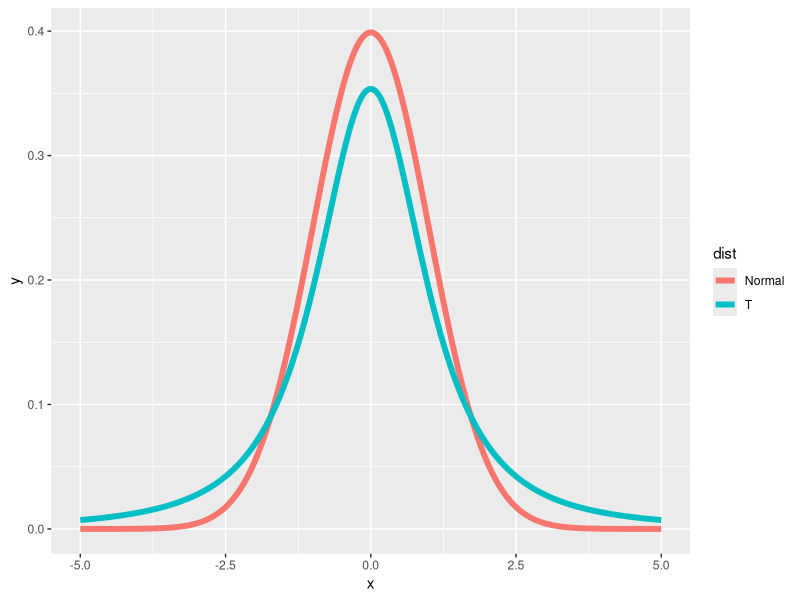
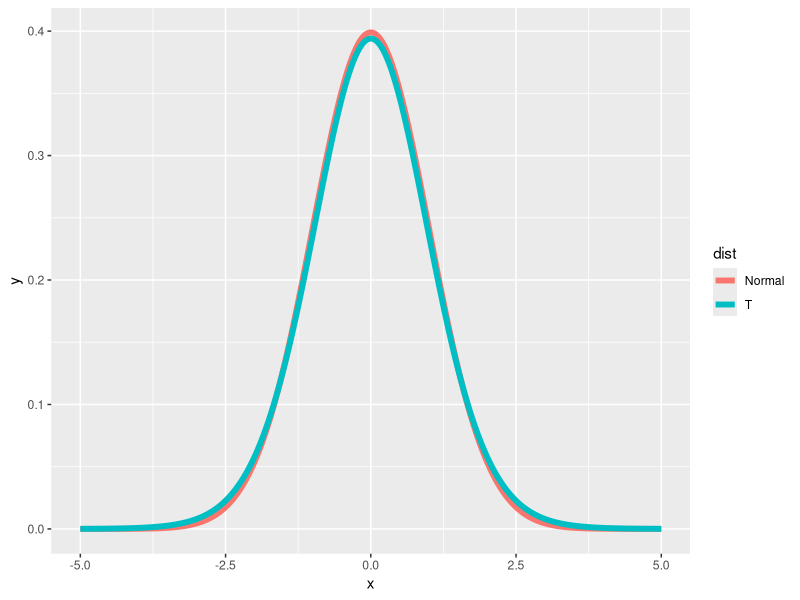
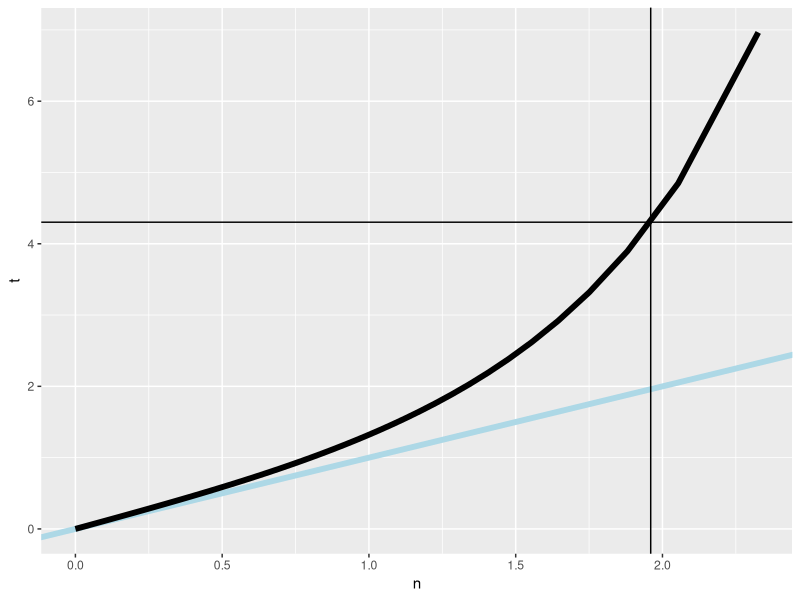
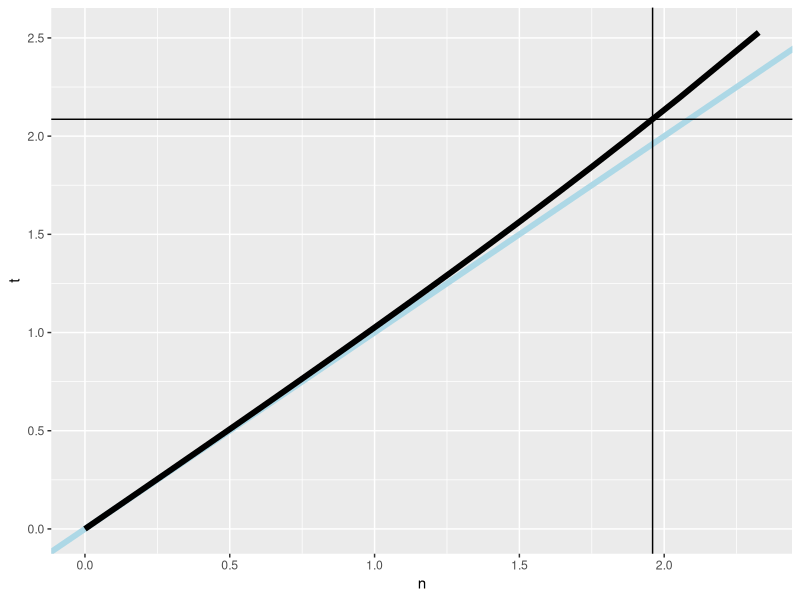
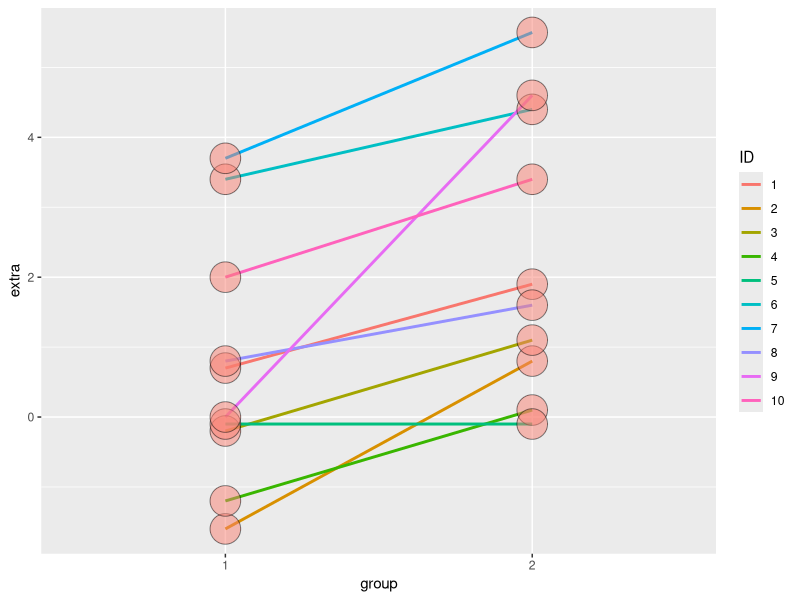

These figures' R source, in order:
## ---- chunk 1
library(ggplot2)
data(sleep)
g1 <- sleep$extra[1 : 10]
g2 <- sleep$extra[11 : 20]
n1 <- length(g1)
n2 <- length(g2)
md <- mean(g2)-mean(g1)
mn <- mean(g2-g1)
## ---- chunk 2
k <- 1000
xvals <- seq(-5, 5, length = k)
myplot <- function(df){
  d <- data.frame(y = c(dnorm(xvals), dt(xvals, df)),
                  x = xvals,
                  dist = factor(rep(c("Normal", "T"), c(k,k))))
  g <- ggplot(d, aes(x = x, y = y)) 
  g <- g + geom_line(size = 2, aes(colour = dist))
  print(g)
}
## ---- chunk 3
myplot(2)
## ---- chunk 4
myplot(20)
## ---- chunk 5
pvals <- seq(.5, .99, by = .01)
myplot2 <- function(df){
  d <- data.frame(n= qnorm(pvals),t=qt(pvals, df),
                  p = pvals)
  g <- ggplot(d, aes(x= n, y = t))
  g <- g + geom_abline(size = 2, col = "lightblue")
  g <- g + geom_line(size = 2, col = "black")
  g <- g + geom_vline(xintercept = qnorm(0.975))
  g <- g + geom_hline(yintercept = qt(0.975, df))
  print(g)
}
## ---- chunk 6
myplot2(2)
## ---- chunk 7
qt(.975, df = 2)
## ---- chunk 8
myplot2(20)
## ---- chunk 9
sleep
## ---- chunk 10
g <- ggplot(sleep, aes(x = group, y = extra, group = factor(ID)))
g <- g + geom_line(size = 1, aes(colour = ID)) + geom_point(size =10, pch = 21, fill = "salmon", alpha = .5)
print(g)
